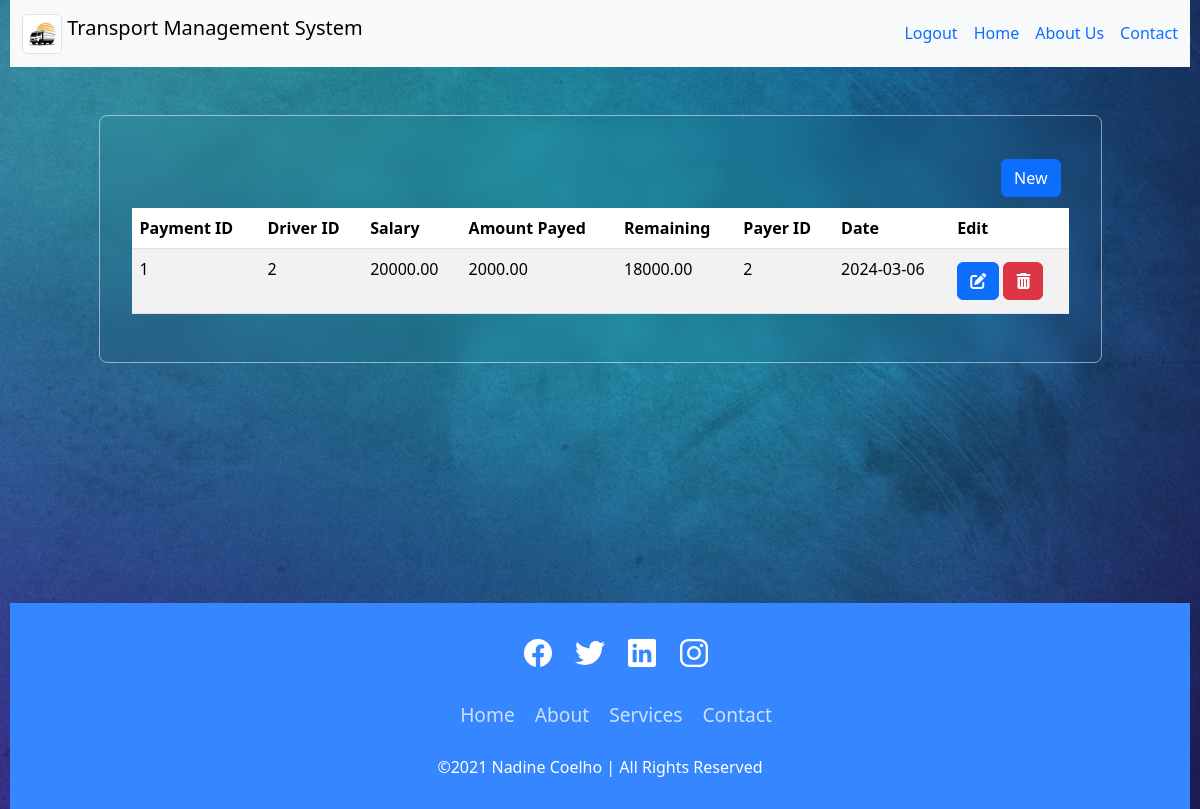
Page /driver_payment_history.php (signed in) on the committed database.
### tables this page shows
CREATE TABLE `driver_payment` (
  `id` int(11) NOT NULL,
  `driver_id` int(11) DEFAULT NULL,
  `salary` decimal(10,2) DEFAULT NULL,
  `amount_payed` decimal(10,2) DEFAULT NULL,
  `remaining` decimal(10,2) DEFAULT NULL,
  `payer_id` int(11) DEFAULT NULL,
  `date` date DEFAULT NULL
);

### driver_payment_history.php (the view, shortened to what this page needs)
<!DOCTYPE html>
<html lang="en">
<head>
    <link href="https://cdn.jsdelivr.net/npm/bootstrap@5.3.2/dist/css/bootstrap.min.css" rel="stylesheet">
    <link rel="stylesheet" href="https://cdnjs.cloudflare.com/ajax/libs/font-awesome/6.5.1/css/all.min.css">
    <link rel="stylesheet" href="driver_payment_his.css">
</head>
<body>
    <?php include 'navbar.php'; ?>
    <section class="history">
        <?php
            if(isset($_SESSION['isLoggedInAdmin']) && $_SESSION['isLoggedInAdmin'] == true) {
                echo "<div class='d-flex flex-row-reverse'>
                        <div class='p-2'>
                            <button class='btn btn-primary new' data-toggle='modal' data-target='#newItemModal'>New</button>
                        </div>
                    </div>";
            }
        ?>
        <div class="table-responsive">    <table class="table table-striped">
                <thead>
                    <tr>
                        <th>Payment ID</th>
                        <th>Driver ID</th>
                        <th>Salary</th>
                        <th>Amount Payed</th>
                        <th>Remaining</th>
                        <th>Payer ID</th>
                        <th>Date</th>
                        <?php
                        if (isset($_SESSION['isLoggedInAdmin']) && $_SESSION['isLoggedInAdmin'] == true) {
                            echo "<th>Edit</th>";
                        }
                        ?>
                    </tr>
                </thead>
                <tbody>
                    <?php
                        include 'db_connection.php';
                        $sql = "SELECT * FROM driver_payment";
                        $result = $conn->query($sql);
                        if ($result->num_rows > 0) {
                            while($row = $result->fetch_assoc()) {
                                echo "<tr>";
                                echo "<td>" . $row['id'] . "</td>";
                                echo "<td>" . $row['driver_id'] . "</td>";
                                echo "<td>" . $row['salary'] . "</td>";
                                echo "<td>" . $row['amount_payed'] . "</td>";
                                echo "<td>" . $row['remaining'] . "</td>";
                                echo "<td>" . $row['payer_id'] . "</td>";
                                echo "<td>" . $row['date'] . "</td>";
                                if (isset($_SESSION['isLoggedInAdmin']) && $_SESSION['isLoggedInAdmin'] == true) {
                                    echo "<td><a class='btn btn-primary' data-toggle='modal' onclick='getPayment(" . $row['id'] . ")' data-target='#editItemModal'><i class='fas fa-edit'></i></a>
                                    <a class='btn btn-danger' data-toggle='modal' onclick='deletePayment(" . $row['id'] . ")' data-target='#deleteItemModal'><i class='fa-solid fa-trash-can'></i></a></td>";
                                }
                                echo "</tr>";
                            }
                        }
                        else {
                            echo "<tr><td colspan='8' style='text-align: center;'>No data found</td></tr>";
                        }
                    ?>
                </tbody>
            </table></div>
    </section>
    <?php include_once('footer.php'); ?>
</body>
</html>

### driver_payment_his.css (style rules this page uses)
body { width: 100%; padding: 0 10px; background: url("./images/bg1.jpg"), #000; background-position: center; background-size: cover; }
.history { width: 85%; margin: 3em auto; padding: 2em; border-radius: 8px; border: 1px solid rgba(255, 255, 255, 0.5); backdrop-filter: blur(9px); -webkit-backdrop-filter: blur(9px); }

### index.css (style rules this page uses)
.btn { margin: 5% auto; }

### rows in the picture
driver_payment: id "1", driver "2", salary "20000.00", amount_payed "2000.00", remaining "18000.00", payer "2", date "2024-03-06"
